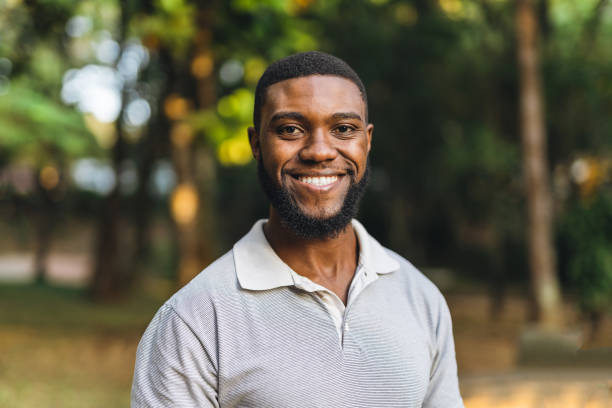
#> input picture images/face_image_two.jpg, 612 x 408 px, found by its file name
$ python lab-9-part-two-detect-eyes-smiles.py
#> lines starting #> are read from the running program, lines starting #| are printed output that depends on the picture; after the words box and inside, x2 and y2 are one past the last pixel; in counts of white or black regions, pixels touching at a corner belong together
import cv2

# -------------------------------
# Load Haar Cascades
# -------------------------------
face_cascade = cv2.CascadeClassifier(cv2.data.haarcascades + 'haarcascade_frontalface_default.xml')
eye_cascade = cv2.CascadeClassifier(cv2.data.haarcascades + 'haarcascade_eye.xml')
smile_cascade = cv2.CascadeClassifier(cv2.data.haarcascades + 'haarcascade_smile.xml')

# Load image
img = cv2.imread('images/face_image_two.jpg')  # replace with your image path
#> img is the input picture: shape (408, 612, 3); mean B, G, R 80.1, 101.3, 105.3
if img is None:
    raise FileNotFoundError("Image not found! Check the path.")

# Resize for display if large
scale_width = 800
scale = scale_width / img.shape[1]
#> scale = 1.31
img = cv2.resize(img, (scale_width, int(img.shape[0] * scale)))
#> img: shape (533, 800, 3)

# Convert to grayscale
gray = cv2.cvtColor(img, cv2.COLOR_BGR2GRAY)
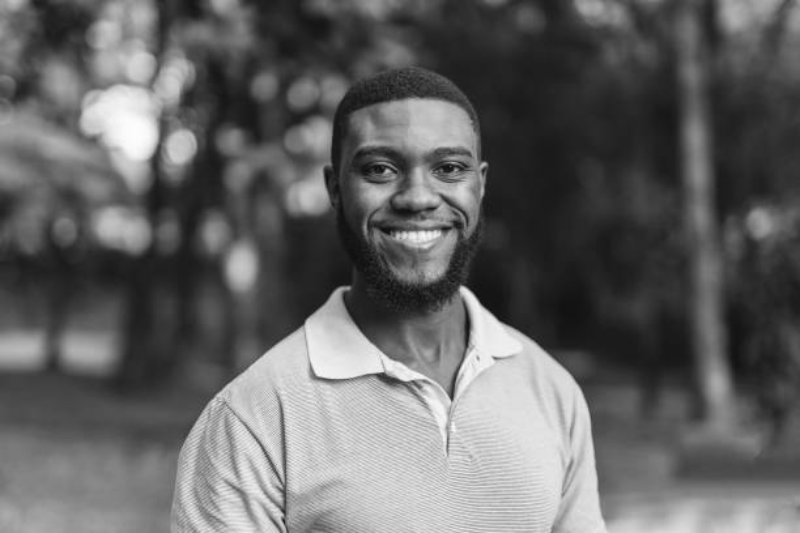
#> gray: shape (533, 800); min 6, max 253, mean 100

# -------------------------------
# Detect Faces
# -------------------------------
faces = face_cascade.detectMultiScale(gray, scaleFactor=1.1, minNeighbors=4)
#> faces = [[331, 99, 171, 171]]

for (x, y, w, h) in faces:
    # Draw rectangle around face
    cv2.rectangle(img, (x, y), (x + w, y + h), (255, 0, 0), 2)

    # Region of interest for eyes and smile
    roi_gray = gray[y:y+h, x:x+w]
    roi_color = img[y:y+h, x:x+w]

    # Detect Eyes
    eyes = eye_cascade.detectMultiScale(roi_gray, scaleFactor=1.1, minNeighbors=4)
    for (ex, ey, ew, eh) in eyes:
        cv2.rectangle(roi_color, (ex, ey), (ex+ew, ey+eh), (0, 255, 0), 2)

    # Detect Smiles
    smiles = smile_cascade.detectMultiScale(roi_gray, scaleFactor=1.7, minNeighbors=22)
    for (sx, sy, sw, sh) in smiles:
        cv2.rectangle(roi_color, (sx, sy), (sx+sw, sy+sh), (0, 0, 255), 2)
#> this loop made 1 pass
#> (x, y, w, h, eyes, smiles) on pass 1: (331, 99, 171, 171, [[97, 52, 40, 40], [26, 48, 46, 46]], [[33, 105, 104, 52]])
#> pass 1, `roi_gray = gray[y:y+h, x:x+w]`:
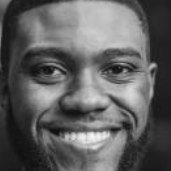
#> roi_gray: shape (171, 171); min 6, max 246, mean 95.7
#> pass 1, `roi_color = img[y:y+h, x:x+w]`:
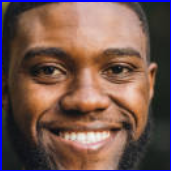
#> roi_color: shape (171, 171, 3); mean B, G, R 79.4, 86.8, 115.5
#> after the loop:
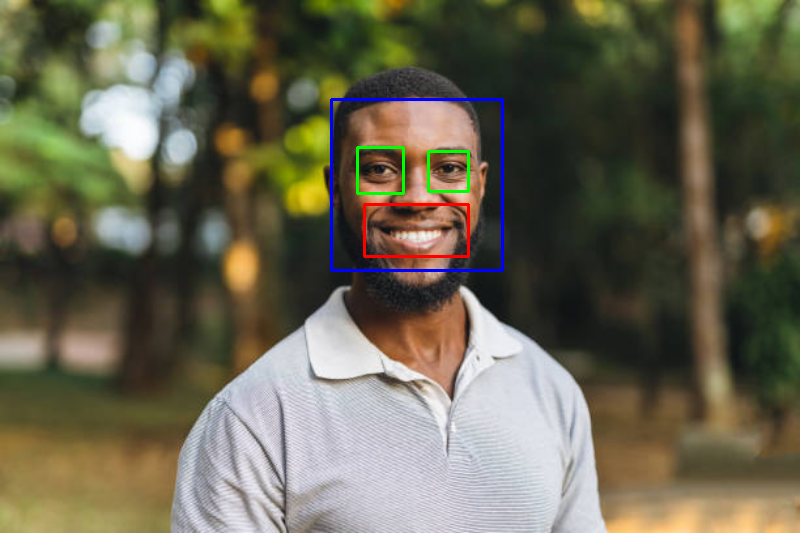
#> img: shape (533, 800, 3); mean B, G, R 80.7, 101.1, 104.8
#> after the loop:
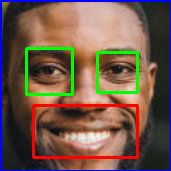
#> roi_color: shape (171, 171, 3); 6.69% of pixels changed, all inside (x1, y1, x2, y2) = (25, 47, 139, 159)

# Display the result
cv2.imshow("Face, Eyes & Smile Detection", img)
cv2.waitKey(0)
cv2.destroyAllWindows()

$ run again, with images/face_image.jpg copied over images/face_image_two.jpg
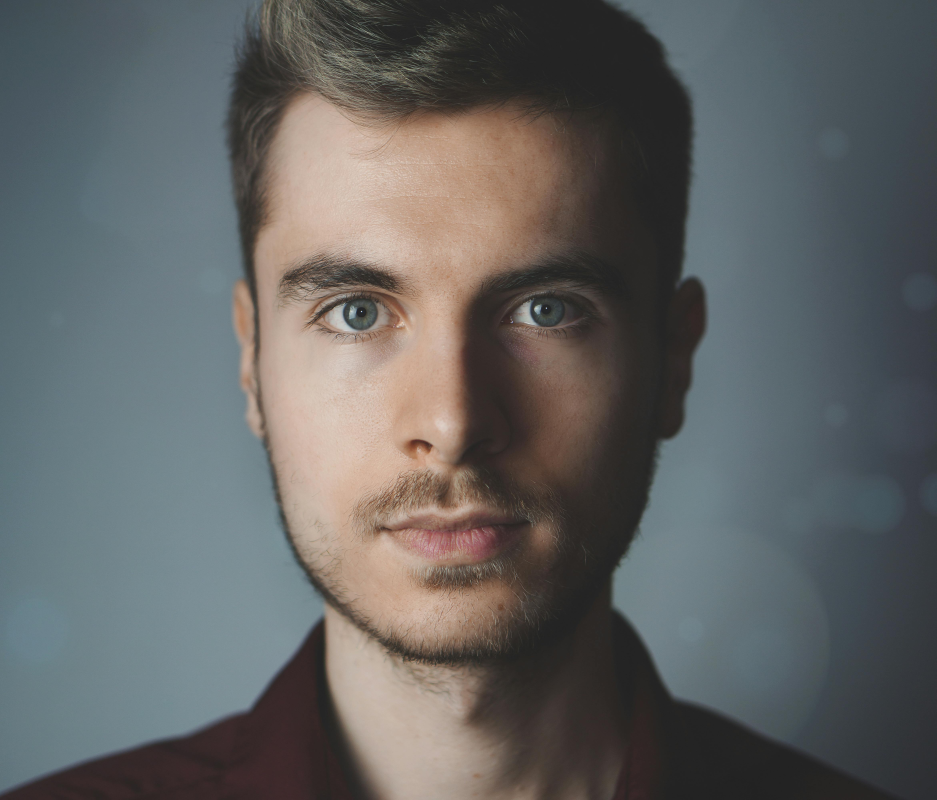
#> input picture images/face_image.jpg, 4684 x 4000 px, found by its file name (shown at 1/5 size)
#> img is the input picture: shape (4000, 4684, 3); mean B, G, R 98.7, 99.1, 98
#> faces = [[168, 102, 431, 431]]
#> the loop `for (x, y, w, h) in faces:` made 1 pass
#> after the loop `for (x, y, w, h) in faces:`:
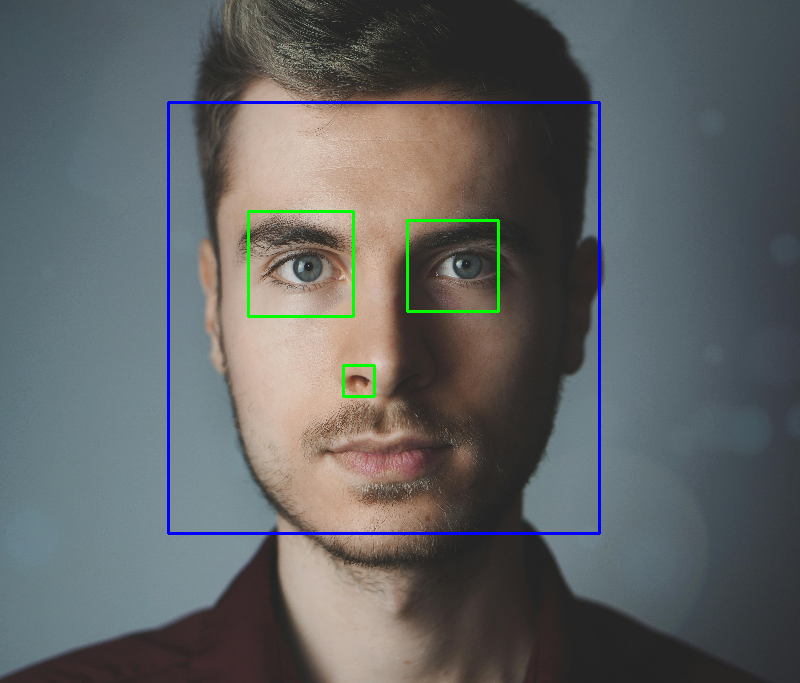
#> img: shape (683, 800, 3); mean B, G, R 99.4, 98.6, 96.1
#> after the loop `for (x, y, w, h) in faces:`:
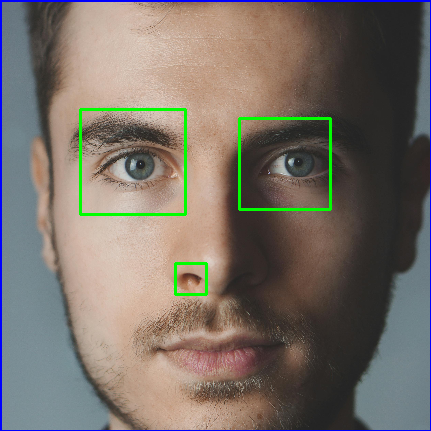
#> roi_color: shape (431, 431, 3); mean B, G, R 103.6, 112, 120
